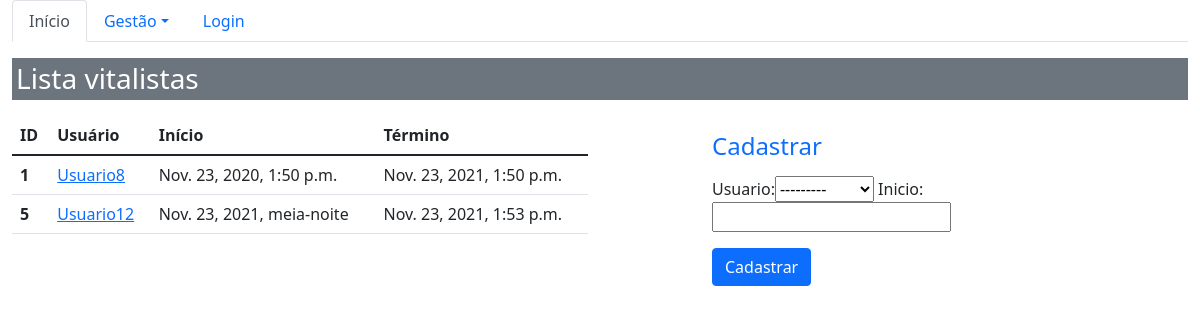
Page /sistema/vitalistas/ on the committed database.
### core/models.py (models this page shows, shortened)
class Vitalista(models.Model):
    usuario = models.ForeignKey(Pessoa, on_delete=models.PROTECT)
    inicio = models.DateTimeField(auto_now=False)
    termino = models.DateTimeField(auto_now=True, null=True, blank=True)

class Pessoa(models.Model):
    nome = models.CharField(max_length=100)
    telefone = models.CharField(max_length=20)
    email = models.EmailField()
    profissao = models.CharField(max_length=100)
    area_atuacao = models.CharField(max_length=100)
    def __str__(self):
        return self.nome

### core/views.py (the view)
# urls.py: path('vitalistas/', lista_vitalistas, name='core_lista_vitalistas'),
def lista_vitalistas(request):
    vitalista = Vitalista.objects.all()
    form = VitalistaForm()
    data = {'vitalistas': vitalista, 'forms':form}
    return render(request, 'core/lista_vitalistas.html', data)

### core/forms.py
class VitalistaForm(ModelForm):
    class Meta:
        model = Vitalista
        fields = '__all__'

### core/templates/core/lista_vitalistas.html (shortened to what this page needs)
{%  extends 'base.html' %}
{% load bootstrap %}
{% block menu %}
    <ul class="nav nav-tabs">
      <li class="nav-item">
        <a class="nav-link active" aria-current="page" href="{% url 'core_home' %}">Início</a>
      </li>
      <li class="nav-item dropdown">
        <a class="nav-link dropdown-toggle" data-bs-toggle="dropdown" href="#" role="button" aria-expanded="false">Gestão</a>
      </li>
    {% if user.is_authenticated %}
         <li class="nav-item">
            <a class="nav-link disabled" href="">Olá {{ user }}!</a>
        </li>
        <li class="nav-item">
            <a class="nav-link" href="{% url 'logout' %}">Logout</a>
        </li>
    {% else %}
        <li class="nav-item">
            <a class="nav-link" href="{% url 'login' %}">Login</a>
        </li>
    {% endif %}
    </ul>
{% endblock %}
{% block main %}
    <div class="row">
            <div class="col-12">
                 <h3 class="p-1 mb-2 bg-secondary text-white">Lista vitalistas</h3>
            </div>
    </div>
     <div class="row">
        <div class="col-sm-6 table-responsive">
            <table class="table">
              <thead>
                <tr>
                  <th scope="col">ID</th>
                  <th scope="col">Usuário</th>
                  <th scope="col">Início</th>
                  <th scope="col">Término</th>
                </tr>
              </thead>
              <tbody>
                {% for vitalista in vitalistas %}
                    <tr>
                      <th scope="row">{{ vitalista.id }}</th>
                      <td ><a href="{% url 'core_vitalista_update' vitalista.id %}"
                             class="link-primary"> {{ vitalista.usuario }} </a></td>
                      <td>{{ vitalista.inicio }}</td>
                      <td>{{ vitalista.termino }}</td>
                    </tr>
                {% endfor %}
              </tbody>
            </table>
        </div>
        <div class="col-sm-4 offset-md-1">
            <h4 class="text-primary"> Cadastrar</h4>
            <form action="{% url 'core_vitalista_novo' %}" method="POST">
                {{ forms|bootstrap }}
                <button type="submit" class="btn btn-primary">
                    Cadastrar</button>
            </form>
        </div>
     </div>
{% endblock %}

### rows in the picture
Vitalista: id "1", usuario "Usuario8", inicio "Nov. 23, 2020, 1:50 p.m.", termino "Nov. 23, 2021, 1:50 p.m."
Vitalista: id "5", usuario "Usuario12", inicio "Nov. 23, 2021, meia-noite", termino "Nov. 23, 2021, 1:53 p.m."
